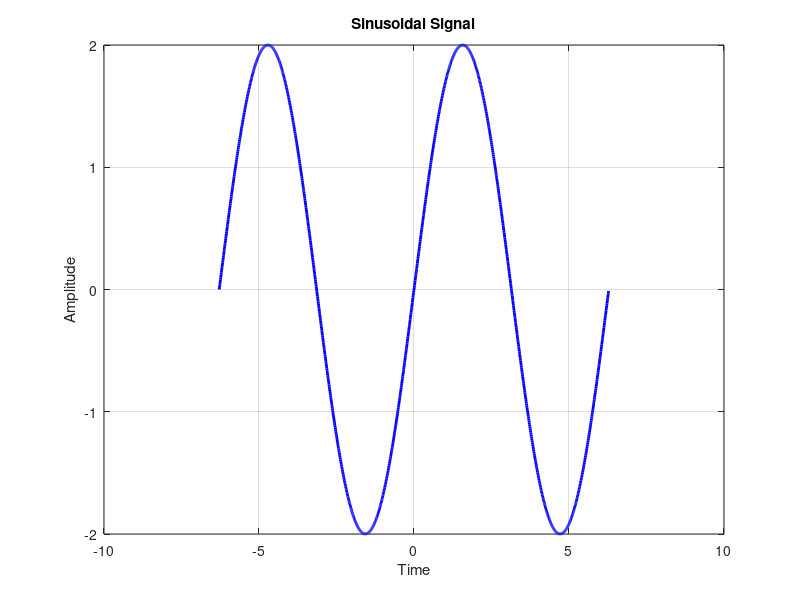

Recreate this plot in MATLAB.
%sinusoidal
% Time values
t = -2*pi:0.01:2*pi;

% Frequency and amplitude of the sinusoidal signal
frequency = 1;  % Adjust this value to change the frequency
amplitude = 2;  % Adjust this value to change the amplitude

% Create the sinusoidal signal
sinusoidal_signal = amplitude * sin(frequency * t);

% Plot the sinusoidal signal
plot(t, sinusoidal_signal, 'b', 'LineWidth', 2);
xlabel('Time');
ylabel('Amplitude');
title('Sinusoidal Signal');
grid on;